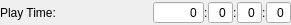
<?xml version="1.0" encoding="UTF-8"?>
<ui version="4.0">
 <class>PlayTimeWidget</class>
 <widget class="QWidget" name="PlayTimeWidget">
  <property name="geometry">
   <rect>
    <x>0</x>
    <y>0</y>
    <width>291</width>
    <height>25</height>
   </rect>
  </property>
  <property name="minimumSize">
   <size>
    <width>232</width>
    <height>25</height>
   </size>
  </property>
  <property name="windowTitle">
   <string>Form</string>
  </property>
  <layout class="QGridLayout" name="gridLayout">
   <property name="leftMargin">
    <number>0</number>
   </property>
   <property name="topMargin">
    <number>0</number>
   </property>
   <property name="rightMargin">
    <number>0</number>
   </property>
   <property name="bottomMargin">
    <number>0</number>
   </property>
   <property name="spacing">
    <number>0</number>
   </property>
   <item row="0" column="7">
    <widget class="QLabel" name="secSepLbl">
     <property name="text">
      <string>:</string>
     </property>
    </widget>
   </item>
   <item row="0" column="0">
    <widget class="QLabel" name="playTimeLbl">
     <property name="text">
      <string>Play Time:</string>
     </property>
    </widget>
   </item>
   <item row="0" column="6">
    <widget class="QSpinBox" name="minsSpinBox">
     <property name="alignment">
      <set>Qt::AlignRight|Qt::AlignTrailing|Qt::AlignVCenter</set>
     </property>
     <property name="buttonSymbols">
      <enum>QAbstractSpinBox::NoButtons</enum>
     </property>
     <property name="accelerated">
      <bool>false</bool>
     </property>
     <property name="maximum">
      <number>60</number>
     </property>
    </widget>
   </item>
   <item row="0" column="4">
    <widget class="QSpinBox" name="hoursSpinBox">
     <property name="alignment">
      <set>Qt::AlignRight|Qt::AlignTrailing|Qt::AlignVCenter</set>
     </property>
     <property name="buttonSymbols">
      <enum>QAbstractSpinBox::NoButtons</enum>
     </property>
     <property name="accelerated">
      <bool>false</bool>
     </property>
     <property name="maximum">
      <number>24</number>
     </property>
    </widget>
   </item>
   <item row="0" column="2">
    <widget class="QSpinBox" name="daysSpinBox">
     <property name="alignment">
      <set>Qt::AlignRight|Qt::AlignTrailing|Qt::AlignVCenter</set>
     </property>
     <property name="buttonSymbols">
      <enum>QAbstractSpinBox::NoButtons</enum>
     </property>
     <property name="accelerated">
      <bool>false</bool>
     </property>
     <property name="maximum">
      <number>999999999</number>
     </property>
    </widget>
   </item>
   <item row="0" column="3">
    <widget class="QLabel" name="hourSepLbl">
     <property name="text">
      <string>:</string>
     </property>
    </widget>
   </item>
   <item row="0" column="1">
    <spacer name="playTimeSpacer">
     <property name="orientation">
      <enum>Qt::Horizontal</enum>
     </property>
     <property name="sizeType">
      <enum>QSizePolicy::MinimumExpanding</enum>
     </property>
     <property name="sizeHint" stdset="0">
      <size>
       <width>0</width>
       <height>0</height>
      </size>
     </property>
    </spacer>
   </item>
   <item row="0" column="5">
    <widget class="QLabel" name="minSepLbl">
     <property name="text">
      <string>:</string>
     </property>
    </widget>
   </item>
   <item row="0" column="8">
    <widget class="QSpinBox" name="secsSpinBox">
     <property name="alignment">
      <set>Qt::AlignRight|Qt::AlignTrailing|Qt::AlignVCenter</set>
     </property>
     <property name="buttonSymbols">
      <enum>QAbstractSpinBox::NoButtons</enum>
     </property>
     <property name="accelerated">
      <bool>false</bool>
     </property>
     <property name="maximum">
      <number>60</number>
     </property>
    </widget>
   </item>
  </layout>
 </widget>
 <resources/>
 <connections/>
</ui>
